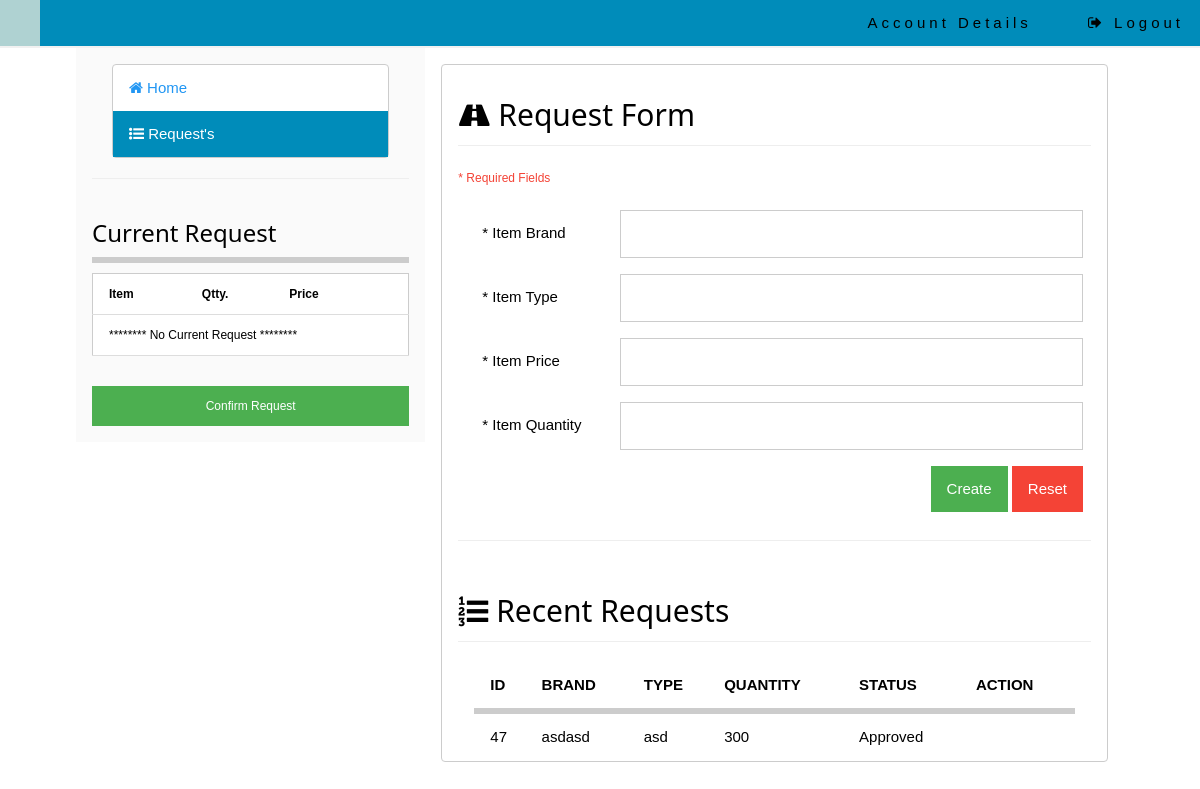
/project/index.php?requests=true, run on an earlier commit of the app's database.
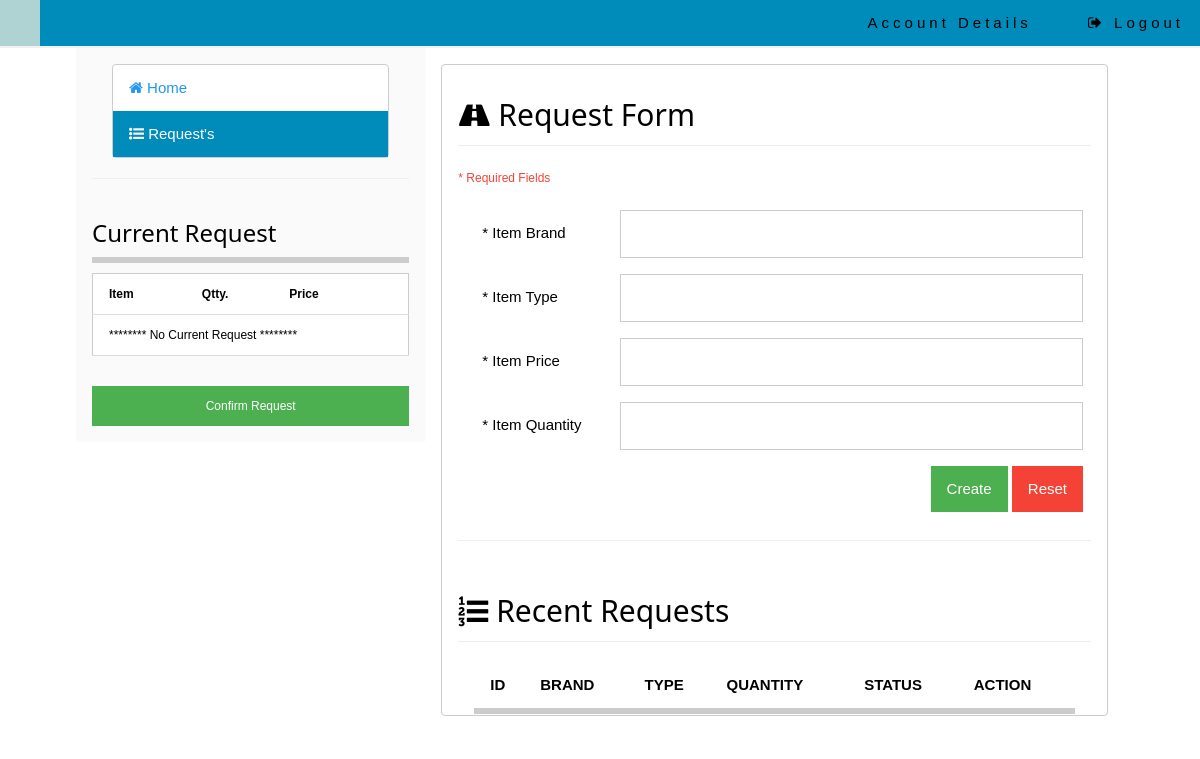
And on a later commit of the database.
### tables this page shows
CREATE TABLE IF NOT EXISTS `request` (
  `id` int(3) NOT NULL AUTO_INCREMENT,
  `projectId` int(3) NOT NULL,
  `brand` varchar(255) NOT NULL,
  `type` varchar(255) NOT NULL,
  `qty` int(3) NOT NULL,
  `price` float NOT NULL,
  `date` varchar(50) NOT NULL,
  `requesteeId` int(3) NOT NULL,
  `status` varchar(1) NOT NULL,
  `voucherId` varchar(20) NOT NULL,
  PRIMARY KEY (`id`)
);

### include/dbcon.php (called while the page is built, shortened)
<?php
	function getStatus($x){
		$stat = "";
		if($x == 0){
			$stat = "Pending";
		}else if($x == 1){
			$stat = "Approved";
		}else if($x == 3){
			$stat = "Declined";
		}else{
			$stat = "Undefined";
		}
		return $stat;
	}
?>

### project/requests.php (the view, shortened to what this page needs)
<div class="w3-row">
	<h2 class="" style="margin-bottom:0px;margin-top:20px"><i class="fa fa-road fa-fx"></i> Request Form</h2><hr style="margin-top:0px;"/>
	<?php
		if(!isset($_GET['edit'])){
	?>
		<form class="" onsubmit="return newRequest()" action="javascript:void(0);" method="post">
			<p class="w3-small w3-text-red">* Required Fields</p>
			<div class="w3-row-padding w3-padding-8">
				<div class="w3-quarter w3-padding"><span class="">* Item Brand</span></div>
				<div class="w3-rest">
					<input type="text" class="w3-input w3-border" id="itemBrand" required />
				</div>
			</div>
			<div class="w3-row-padding w3-padding-8">
				<div class="w3-quarter w3-padding"><span class="">* Item Type</span></div>
				<div class="w3-rest">
					<input type="text" class="w3-input w3-border" id="itemType" required />
				</div>
			</div>
			<div class="w3-row-padding w3-padding-8">
				<div class="w3-quarter w3-padding"><span class="">* Item Price</span></div>
				<div class="w3-rest">
					<input type="number" class="w3-input w3-border" id="itemPrice" required />
				</div>
			</div>
			<div class="w3-row-padding w3-padding-8">
				<div class="w3-quarter w3-padding"><span class="">* Item Quantity</span></div>
				<div class="w3-rest">
					<input type="text" class="w3-input w3-border" id="itemQuantity" required />
				</div>
			</div>
			<div class="w3-row-padding w3-padding-8">
				<div class="w3-rest w3-right">
					<button class="w3-button w3-green" id="createBtn">Create</button>
					<input type="reset" class="w3-button w3-red" value="Reset">
				</div>
			</div>
		</form>
	<?php } if(isset($_GET['edit'])){
			$requestId = $_GET['edit'];
			$sessionId = $_SESSION['loggedInId'];
			$getInfo = $mysqli->query("select * from request where id='$requestId' and projectId='$sessionId'");
			while($row = mysqli_fetch_assoc($getInfo)){
		?>
		<form class="" id="updateRequest" onsubmit="return updateRequest('<?php echo $requestId?>')" action="javascript:void(0);" method="post">
			<div id="status"></div>
			<p class="w3-small w3-text-red">* Required Fields</p>
			<div class="w3-row-padding w3-padding-8">
				<div class="w3-quarter w3-padding"><span class="">* Item Brand</span></div>
				<div class="w3-rest">
					<input type="text" class="w3-input w3-border" value="<?php echo $row['brand']?>" id="itemBrand" name="itemBrand" required />
				</div>
			</div>
			<div class="w3-row-padding w3-padding-8">
				<div class="w3-quarter w3-padding"><span class="">* Item Type</span></div>
				<div class="w3-rest">
					<input type="text" class="w3-input w3-border" value="<?php echo $row['type']?>"  id="itemType"  name="itemType" required />
				</div>
			</div>
			<div class="w3-row-padding w3-padding-8">
				<div class="w3-quarter w3-padding"><span class="">* Item Price</span></div>
				<div class="w3-rest">
					<input type="number" class="w3-input w3-border" value="<?php echo $row['price']?>"  id="itemPrice" name="itemPrice" required />
				</div>
			</div>
			<div class="w3-row-padding w3-padding-8">
				<div class="w3-quarter w3-padding"><span class="">* Item Quantity</span></div>
				<div class="w3-rest">
					<input type="text" class="w3-input w3-border" value="<?php echo $row['qty']?>" id="itemQuantity" name="itemQuantity" required />
					<input type="hidden" class="w3-input w3-border" name="requestIdUpdate" id="requestIdUpdate" value="<?php echo $requestId?>"  required />
				</div>
			</div>
			<div class="w3-row-padding w3-padding-8">
				<div class="w3-rest w3-right">
					<button class="w3-button w3-green" id="createBtn">UPDATE</button>
					<a href="?requests=true" class="w3-button w3-red">CANCEL</a>
				</div>
			</div>
		</form>
	<?php }}?>
</div>
<hr/>
<div class="w3-row">
	<h2 class="" style="margin-bottom:0px;margin-top:20px"><i class="fa fa-list-ol fa-fx"></i> Recent Requests</h2><hr style="margin-top:0px;"/>
	<div class="w3-container">
		<table class="w3-table w3-table-stripped" id="requestTables">
			<thead>
				<tr class="w3-bottombar">
					<th>ID</th>
					<th>BRAND</th>
					<th>TYPE</th>
					<th>QUANTITY</th>
					<th>STATUS</th>
					<th>ACTION</th>
				</tr>
			</thead>
			<tbody>
			<?php
				$userId = $_SESSION['loggedInId'];
				$query = $mysqli->query("select * from request where projectId='$userId'");
				while($row = mysqli_fetch_assoc($query)){
			?>
				<tr>
					<td><?php echo $row['id'];?></td>
					<td><?php echo $row['brand'];?></td>
					<td><?php echo $row['type'];?></td>
					<td><?php echo $row['qty'];?></td>
					<td><?php echo getStatus($row['status']);?></td>
					<td>
					</td>
				</tr>
			<?php }?>
			</tbody>
		</table>
	</div>
</div>

What changed in the data, as far as the page shows it:
removed request: id "47", brand "asdasd", type "asd", qty "300", status "Approved"
